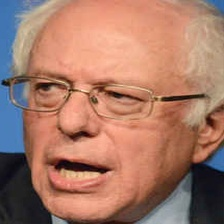
#> input picture KUBIG CONTEST/Jun2Sol/datasets/angry/color_00a7cb9cf18d3a015a9e932952f942fd4bcad8044bcef5e0c05de51d~angry_273_273.jpg, 224 x 224 px
$ python prepare_inputs.py --ref '../../../KUBIG CONTEST/Jun2Sol/datasets/angry/color_00a7cb9cf18d3a015a9e932952f942fd4bcad8044bcef5e0c05de51d~angry_273_273.jpg' --video '../../../KUBIG CONTEST/Jun2Sol/datasets/angry/color_0a8504829944ed9319437c14a87d972161ab0b570744cc25bcf36527~angry_139_139.jpg'
#> lines starting #> are read from the running program, lines starting #| are printed output that depends on the picture
#> in main, img is the input picture: PIL image 224x224 RGB; mean R, G, B 166.6, 121, 104.2
#|   원본 크기: 224x224
"""
입력 파일 전처리 유틸리티
  - reference image 리사이즈 및 크롭 (비율 맞추기)
  - driving video 품질 확인
  - 포즈 추출 완료 여부 확인

실행:
  python tools/prepare_inputs.py \
    --ref inputs/my_photo.jpg \
    --video inputs/dance.mp4 \
    -W 512 -H 784
"""

import argparse
import sys
from pathlib import Path

import cv2
import numpy as np
from PIL import Image

REPO_ROOT = Path(__file__).resolve().parent.parent
sys.path.insert(0, str(REPO_ROOT))


def parse_args():
    parser = argparse.ArgumentParser(
        description="입력 파일 전처리 (리사이즈, 크롭, 품질 체크)"
    )
    parser.add_argument("--ref",   type=str, required=True, help="reference image 경로")
    parser.add_argument("--video", type=str, required=True, help="driving video 경로")
    parser.add_argument("-W", type=int, default=512, help="목표 너비 (px)")
    parser.add_argument("-H", type=int, default=784, help="목표 높이 (px)")
    parser.add_argument(
        "--out_ref",
        type=str,
        default=None,
        help="전처리된 ref image 저장 경로 (기본: inputs/ref.png)",
    )
    return parser.parse_args()


def resize_and_crop(image: Image.Image, target_w: int, target_h: int) -> Image.Image:
    """
    이미지를 target 비율에 맞게 center-crop 후 리사이즈.
    모델 입력 비율과 맞춰야 결과가 좋다.
    """
#> called with target_w = 512, target_h = 784
    orig_w, orig_h = image.size
#> orig_w = 224; orig_h = 224
    target_ratio = target_w / target_h
    orig_ratio   = orig_w / orig_h
#> orig_ratio = 1

    if orig_ratio > target_ratio:
        # 좌우 crop
        new_w = int(orig_h * target_ratio)
#> new_w = 146
        left  = (orig_w - new_w) // 2
#> left = 39
        image = image.crop((left, 0, left + new_w, orig_h))
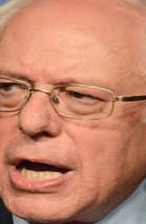
#> image: PIL image 146x224 RGB; mean R, G, B 195.5, 131.9, 106.8
    else:
        # 상하 crop
        new_h = int(orig_w / target_ratio)
        top   = (orig_h - new_h) // 2
        image = image.crop((0, top, orig_w, top + new_h))

    image = image.resize((target_w, target_h), Image.LANCZOS)
#> image: PIL image 512x784 RGB
    return image


def check_video(video_path: str):
    """비디오 기본 정보 출력"""
    cap = cv2.VideoCapture(video_path)
    if not cap.isOpened():
        print(f"  [FAIL] 비디오를 열 수 없음: {video_path}")
        return

    fps    = cap.get(cv2.CAP_PROP_FPS)
    frames = int(cap.get(cv2.CAP_PROP_FRAME_COUNT))
    w      = int(cap.get(cv2.CAP_PROP_FRAME_WIDTH))
    h      = int(cap.get(cv2.CAP_PROP_FRAME_HEIGHT))
    dur    = frames / fps if fps > 0 else 0

    print(f"  비디오 파일  : {video_path}")
    print(f"  해상도       : {w}x{h}")
    print(f"  FPS          : {fps:.1f}")
    print(f"  프레임 수    : {frames}")
    print(f"  길이         : {dur:.1f}초")

    if frames < 24:
        print("  [WARN] 프레임이 너무 적습니다. 최소 24프레임 이상 권장.")
    if w < 256 or h < 256:
        print("  [WARN] 해상도가 낮습니다. 256x256 이상 권장.")

    cap.release()


def main():
    args = parse_args()
    ref_path   = Path(args.ref)
    video_path = Path(args.video)

    print("=" * 50)
    print("  입력 파일 전처리")
    print("=" * 50)

    # ─── Reference image 처리 ─────────────────────────────────────────────────
    print(f"\n[1] Reference image: {ref_path}")
    if not ref_path.exists():
        print(f"  [FAIL] 파일 없음: {ref_path}")
        sys.exit(1)

    img = Image.open(ref_path).convert("RGB")
    print(f"  원본 크기: {img.size[0]}x{img.size[1]}")

    img_resized = resize_and_crop(img, args.W, args.H)
    print(f"  처리 후  : {img_resized.size[0]}x{img_resized.size[1]}")
#|   처리 후  : 512x784

    out_ref = Path(args.out_ref) if args.out_ref else REPO_ROOT / "inputs" / "ref.png"
    out_ref.parent.mkdir(parents=True, exist_ok=True)
    img_resized.save(str(out_ref))
    print(f"  저장됨   : {out_ref}")

    # ─── Driving video 확인 ───────────────────────────────────────────────────
    print(f"\n[2] Driving video: {video_path}")
    if not video_path.exists():
        print(f"  [FAIL] 파일 없음: {video_path}")
        sys.exit(1)
    check_video(str(video_path))

    print("\n" + "=" * 50)
    print("  전처리 완료. 다음 단계:")
    print(f"    python tools/vid2pose.py --video_path {video_path}")
    print("=" * 50)


if __name__ == "__main__":
    main()
